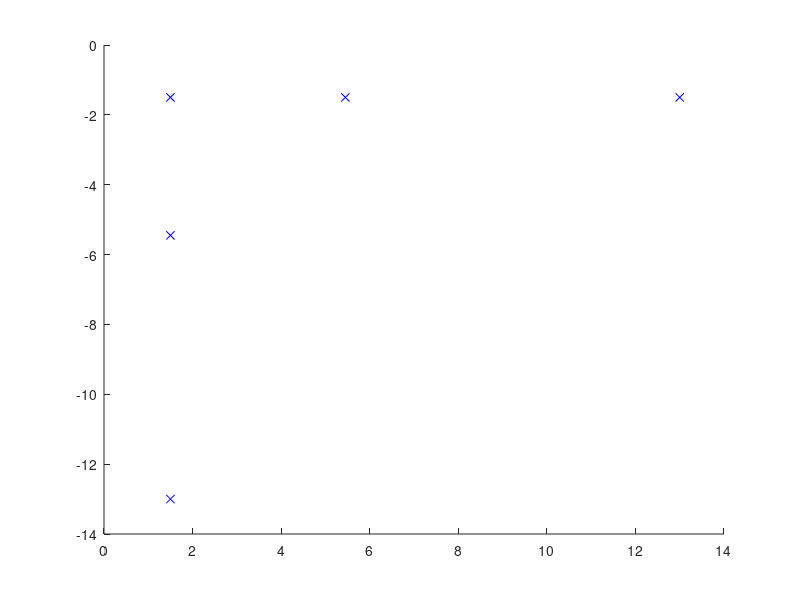

Source code (MATLAB): (Note: this script raises an error after producing the figure.)
%% ME C231A Project: Urban Driving
% Main execution file
% Group

%% Dimensions (all sizes in meters)
lane_width = 3;
lane_length = 10;

car_width = 1.85;
car_length = 4.9;

turn_radius = 5.56;

%% Path generation
% points for a right hand turn
% shorthand vars
lw = lane_width;
ll = lane_length;
waypoints = [[lw/2; -ll-lw], [lw/2;  -lw-car_length/2], [lw/2; -lw/2], [lw + car_length/2; -lw/2], [lw+ll;  -lw/2]];

li_pts = 10; % number of straight line interpolation points
x_path = [linspace(waypoints(1,1),waypoints(1,2),li_pts), waypoints(1,3), linspace(waypoints(1,4), waypoints(1,5),li_pts)];
y_path = [linspace(waypoints(2,1),waypoints(2,2),li_pts), waypoints(2,3), linspace(waypoints(2,4), waypoints(2,5),li_pts)];
x_path = [x_path(1) x_path x_path(end)]; % repeat endpoints to work around midpoint spline interpolation, cuts ends short o.w.
y_path = [y_path(1) y_path y_path(end)];

hold on
% plot waypoints
plot(waypoints(1,:), waypoints(2,:), 'xb');

% midpoint spline interpolation
curve_values = spcrv([x_path; y_path]);
plot(curve_values(1,:),curve_values(2,:),'r','LineWidth',1.5);

legend({'Waypoints' 'Fitted Spline Curve'},  'location','SE');
hold off

%% State Reference Generation

curve.x = curve_values(1,:);
curve.y = curve_values(2,:);

% Precompute heading angles and distances along curve
curve.psi = [0];
curve.dist = [0];
for i = 2:length(curve.x)
    dx = curve.x(i) - curve.x(i-1);
    dy = curve.y(i) - curve.y(i-1);
    curve.psi(i) = atan2(dy, dx);
    curve.dist(i) = curve.dist(i-1) + sqrt(dx^2 + dy^2);
end
curve.psi(1) = curve.psi(2); % assume the same angle for first and second steps

% Enforce even spacing of all points on reference curve
new_dist = linspace(curve.dist(1), curve.dist(end), length(curve.dist));
new_x = interp1(curve.dist, curve.x, new_dist);
new_y = interp1(curve.dist, curve.y, new_dist);
new_psi = interp1(curve.dist, curve.psi, new_dist);
curve = struct('dist', new_dist, 'x', new_x, 'y', new_y, 'psi', new_psi);
% Add interpolation functions to curve struct
curve.interp_x = @(dist) interp1(curve.dist, curve.x, dist);
curve.interp_y = @(dist) interp1(curve.dist, curve.y, dist);
curve.interp_psi = @(dist) interp1(curve.dist, curve.psi, dist);

% Problem parameters
% Assuming constant v for now
v = 4.5; % m/s (~10 mph)
dt = 0.2;
N = 6;

% Initial state (x,y,v,psi)
z0 = [lw/2;-ll-lw;v;pi/2];
% Find distance along path and next N steps of z_ref
[z_ref, dist] = Generate_Ref(z0, curve, 0, N, dt);

% Plot z_ref
hold on; plot(z_ref(1,:), z_ref(2,:), 'xg'); hold off;
%% Input Reference Generation